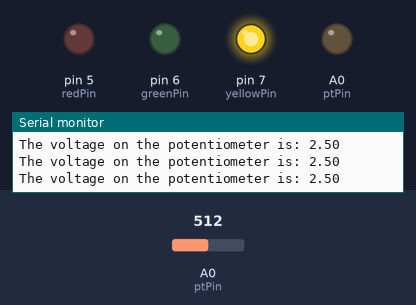
Bench run of a sketch on a simulated Arduino Uno, built with avr-gcc and run on an emulated ATmega328P. On the bench: output pins drawn as LEDs (lit = HIGH), the last lines printed to the serial monitor. The test bench sets the inputs (shaded band); at power-on: A0 (ptPin) = 512.

Above: at 1.2 s.
1.3 s: A0 (ptPin) set to 801
4.3 s: A0 (ptPin) set to 825
At 5.4 s:
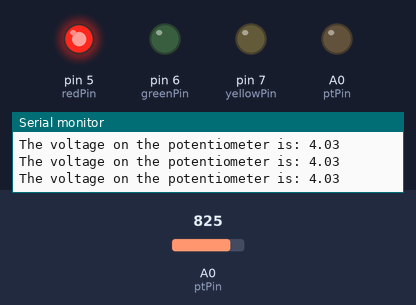
5.8 s: A0 (ptPin) set to 716
At 7.3 s:
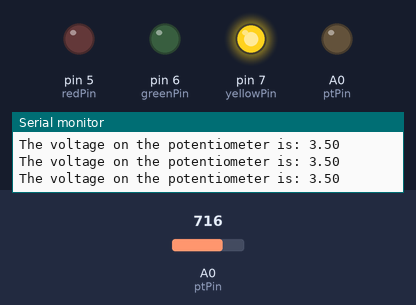
8.8 s: A0 (ptPin) set to 900
At 9.5 s:
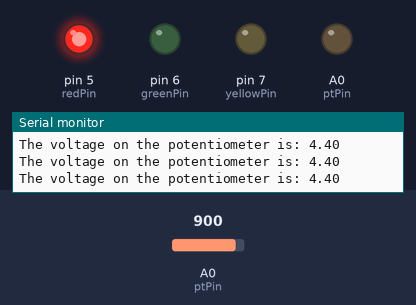
Timing chart, 0 to 11.3 s (numbered marks = the images above; inputs shaded):
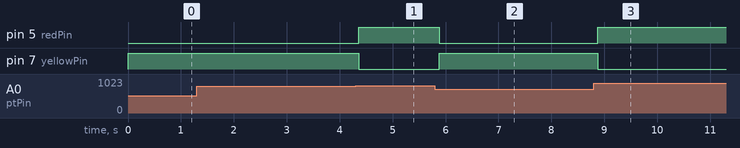

The sketch:

isStatements.ino
```cpp
int ptvalue;
int ptPin=A0;
int redPin=5;
int greenPin=6;
int yellowPin=7;
float volts;

void statusPin(int one, int two, int three){
      digitalWrite(one,HIGH);
      digitalWrite(two,LOW);
      digitalWrite(three,LOW);
}

void setup() {
  // put your setup code here, to run once:
  pinMode(ptPin,OUTPUT);
  pinMode(redPin,OUTPUT);
  pinMode(yellowPin,OUTPUT);
  pinMode(greenPin,OUTPUT);
  Serial.begin(9600);

}

void loop() {
  // put your main code here, to run repeatedly:
  ptvalue = analogRead(ptPin);
  volts = (5./1023)*ptvalue;
  Serial.print("The voltage on the potentiometer is: ");
  Serial.println(volts);

  if (volts<3){
    statusPin(greenPin,redPin,yellowPin);
  }
  if (volts>3 || volts<4){
    statusPin(yellowPin, redPin, greenPin);
  }
  if (volts>4){
    statusPin(redPin, yellowPin, greenPin);
  }

}
```

Measured:
- the behaviour switches between 818 and 819 on A0 (ptPin) (found by bisection; images 0 and 1)
- after the input at 4.3 s, pin 5 (redPin): LOW → HIGH after 0.06 s; pin 7 (yellowPin): HIGH → LOW after 0.06 s
- after the input at 5.8 s, pin 5 (redPin): HIGH → LOW after 0.08 s; pin 7 (yellowPin): LOW → HIGH after 0.08 s
- after the input at 8.8 s, pin 5 (redPin): LOW → HIGH after 0.08 s; pin 7 (yellowPin): HIGH → LOW after 0.08 s
